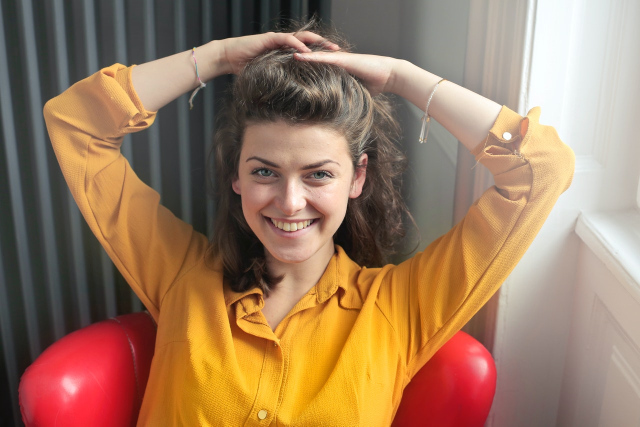
#> input picture sample/woman.jpg, 1280 x 853 px, found by its file name (shown at 1/2 size)
$ jupyter execute --allow-errors pixel-shuffle.ipynb   (shell and % lines are left out)
#> lines starting #> are read from the running program, lines starting #| are printed output that depends on the picture
# pixel-shuffle

[cell 1]
# pixel-shuffle lets you rearrange the pixels of one image to create another image
# Copyright (C) 2021  Rishi Advani

# This program is free software: you can redistribute it and/or modify
# it under the terms of the GNU General Public License as published by
# the Free Software Foundation, either version 3 of the License, or
# (at your option) any later version.

# This program is distributed in the hope that it will be useful,
# but WITHOUT ANY WARRANTY; without even the implied warranty of
# MERCHANTABILITY or FITNESS FOR A PARTICULAR PURPOSE.  See the
# GNU General Public License for more details.

# You should have received a copy of the GNU General Public License
# along with this program.  If not, see <https://www.gnu.org/licenses/>.

## setup

[cell 2]
from PIL import Image
import matplotlib.pyplot as plt
from matplotlib import animation
import scipy
from scipy import optimize
import numpy as np
from tqdm.notebook import trange, tqdm

[cell 3]
rng = np.random.default_rng()

[cell 4]
skeleton_filename = "woman.jpg"
filler_filename = "chameleon.jpg"

[cell 5]
skel_img = Image.open("input/" + skeleton_filename)
#> skel_img is the input picture: PIL image 1280x853 RGB; mean R, G, B 156.3, 122.8, 96.3
fill_img = Image.open("input/" + filler_filename)
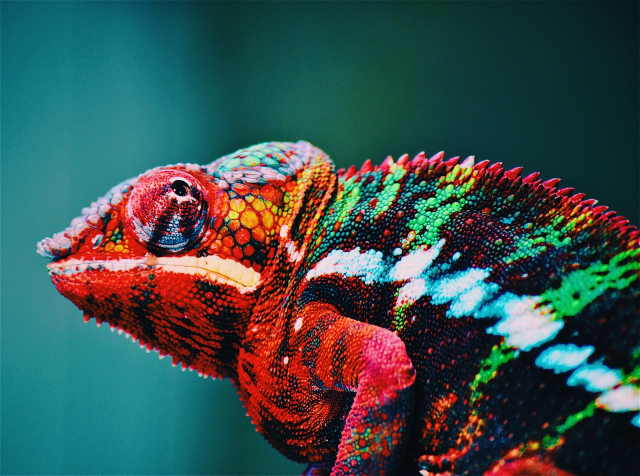
#> input picture sample/chameleon.jpg, 1280 x 952 px, found by its file name (shown at 1/2 size)
#> fill_img is the input picture: PIL image 1280x952 RGB; mean R, G, B 59.1, 80, 78

[cell 6]
dims = skel_img.size
#> dims = (1280, 853)
fill_img = fill_img.resize(dims)
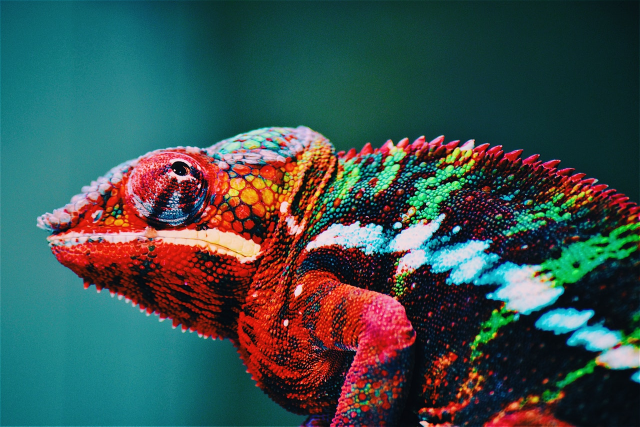
#> fill_img: PIL image 1280x853 RGB (shown at 1/2 size); mean R, G, B 59.1, 80, 78

[cell 7]
skel_arr = np.asarray(skel_img)
fill_arr = np.asarray(fill_img)

[cell 8]
rows, cols, _ = skel_arr.shape
#> rows = 853; cols = 1280

## generate pixel shuffle

[cell 9]
precision = 5000  # default to 5000

[cell 10]
total_pixels = skel_arr.size
#> total_pixels = 3275520

import math
O = int(math.sqrt(total_pixels / precision))
#> O = 25

[cell 11]
r = rows // O
#> r = 34
c = cols // O
#> c = 51

cost_matrix = np.empty((r,c,r,c))

#> (a cell that did not finish here is left out)

[cell 13]
final_arr = np.full((rows, cols, 3), 255, dtype=int)

#> (the rest of this cell did not finish here and is left out)

### set up interpolation

[cell 14]
interp_mode = "fixed"  # default to "fixed"

[cell 15]
if interp_mode == "prop" or interp_mode == "dissolve":
    interp_coef = 50
    interp_arrs = np.full((interp_coef, rows, cols, 3), 255, dtype=int)
    interp_domain = np.linspace(0, 1, num=interp_coef)

    for k, val in enumerate(tqdm(interp_domain)):
        for i in range(r):
            for j in range(c):
                temp = coords[i,j]
                i2 = temp // c
                j2 = temp % c

                if interp_mode == "prop":
                    i3 = int(i * (val) + i2 * (1-val))
                    j3 = int(j * (val) + j2 * (1-val))
                    interp_arrs[k, i3*O:i3*O+O, j3*O:j3*O+O] = fill_arr[i2*O:i2*O+O, j2*O:j2*O+O].copy()

                elif interp_mode == "dissolve":
                    i3 = int(i * (1 - val) + i2 * val)
                    j3 = int(j * (1 - val) + j2 * val)
                    interp_arrs[k, i*O:i*O+O, j*O:j*O+O] = fill_arr[i3*O:i3*O+O, j3*O:j3*O+O].copy()

#> (a cell that did not finish here is left out)

## display results

[cell 17]
# %matplotlib inline
# plt.imshow(skel_arr);

[cell 18]
# %matplotlib inline
# plt.imshow(fill_arr);

[cell 19]
plt.imshow(final_arr);

[cell 20]
fig = plt.figure()

ims = []

# start delay
for _ in range(20):
    im = plt.imshow(fill_arr, animated=True)
    ims.append([im])
#> after the loop, ims = 20 items

# core animation
for k in range(interp_coef):
    im = plt.imshow(interp_arrs[k], animated=True)
    ims.append([im])

# end delay
for _ in range(20):
    im = plt.imshow(final_arr, animated=True)
    ims.append([im])
#> after the loop, ims = 40 items


ani = animation.ArtistAnimation(fig, ims, interval=30, repeat_delay=10, blit=True)

plt.axis("off")

plt.show()
